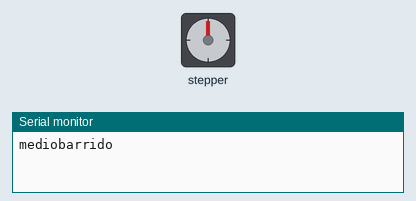
Simulated run of this sketch. Board: ESP32. On the bench: stepper motor, the last lines printed to the serial monitor. Stepper angles assume 2048 steps per turn.

Above: at 0.15 s.
At 0.78 s:
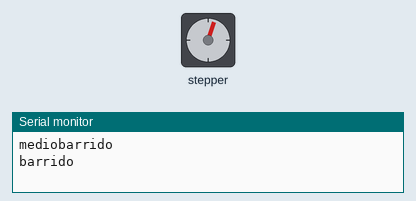
At 1.73 s:
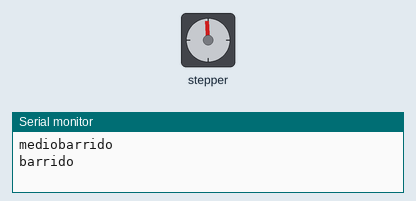
At 2.3 s:
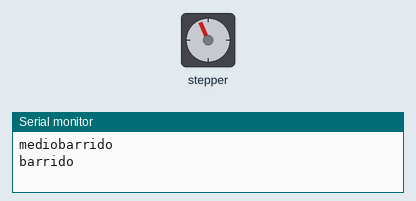
Timing chart, 0 to 3.8 s (numbered marks = the images above):
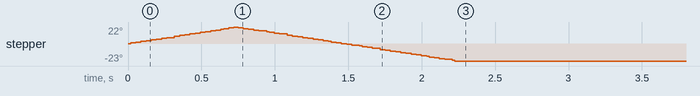

Measured:
- by itself, stepper: turns 22° clockwise in 0.70 s, then 45° counter-clockwise in 1.5 s

The sketch:

prueba_barrido.ino
```cpp
// (licence header left out)
#include <Stepper.h>

const int stepsPerRevolution = 2048;  // change this to fit the number of steps per revolution
const int stepsMedioBarrido = 128;  // change this to fit the number of steps per revolution
const int stepsBarrido = 256;  // change this to fit the number of steps per revolution
int contador = 1;


// ULN2003 Motor Driver Pins
#define IN1 15
#define IN2 14
#define IN3 2
#define IN4 16

// initialize the stepper library
Stepper myStepper(stepsPerRevolution, IN1, IN3, IN2, IN4);

void setup() {
  // set the speed at 5 rpm
  myStepper.setSpeed(5);
  // initialize the serial port
  Serial.begin(115200);
}

void loop() {
  if (contador > 0){
    // step one revolution in one direction:
  Serial.println("mediobarrido");
  myStepper.step(stepsMedioBarrido);
  //delay(1000);

  // step one revolution in the other direction:
  Serial.println("barrido");
  myStepper.step(-stepsBarrido);
  //delay(2000);
  contador --;
  }
}
```
